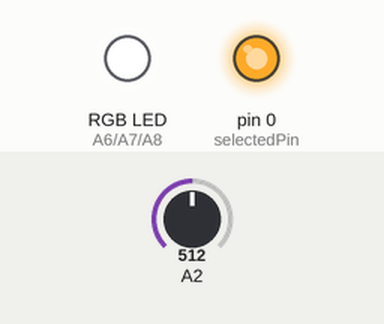
This sketch was run on a simulated Teensy 4. Shown: an RGB LED mixed from three pins (HIGH = lit), output pins drawn as LEDs (lit = HIGH). Dashed ring = blinking. Inputs (shaded band) come from the test bench; at power-on: A2 = 512. What the sketch prints to the serial monitor is not drawn.

Above: at 1.2 s.
1.3 s: A2 set to 716
At 1.5 s:
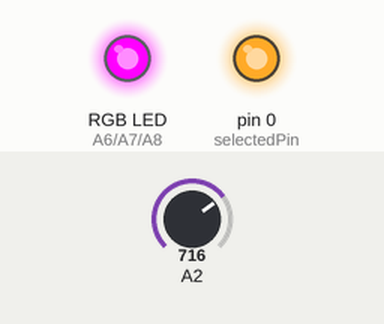
At 3.22 s:
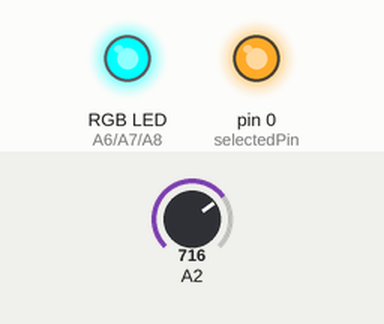
4.3 s: A2 set to 900
At 5.79 s:
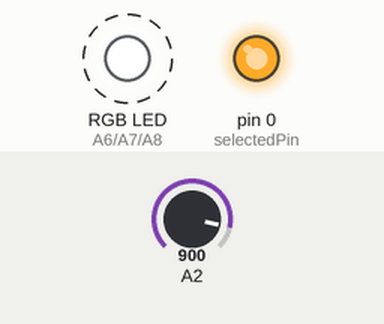
Timing chart, 0 to 13.3 s (numbered marks = the images above; inputs shaded):
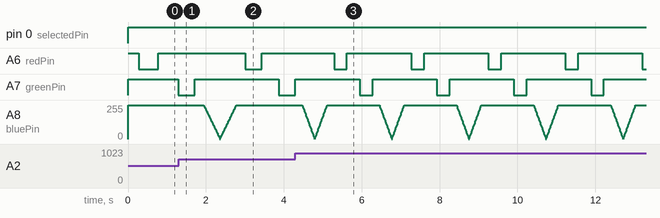

The sketch:

ADCfade.ino
```cpp
/* ADCfade, Lab 2 Section C Part 2
   Course: EE 474
   Names: Ryan Linden, Khalid Alzuhair, Brandon Ngo

   This code modifies the PWMtimer.ino
   sketch from Lab 2 Section C Part 1

   We incorporated our potentiometer
   to change the fade rate

   This was done by mapping the value of the
   potentiometer to a value between 0 and 10
   using map(). Afterwards, the mapped value was
   used to increment the the duty cycle: between 0
   (always off) and 255 (always on).

   The quicker or slower increment would change the
   fade rate accordingly.
*/

// Create an IntervalTimer object
IntervalTimer myTimer;

// Pinouts
const int redPin = 20;
const int greenPin = 21;
const int bluePin = 22;

// Value set by potentiometer
volatile int val;
volatile int valCopy;

void setup(void) {

    // Setup LEDs to be outputs
    pinMode(redPin, OUTPUT);
    pinMode(greenPin, OUTPUT);
    pinMode(bluePin, OUTPUT);
    // Turn off LEDS at start
    digitalWrite(redPin, HIGH);
    digitalWrite(greenPin, HIGH);
    digitalWrite(bluePin, HIGH);

    Serial.begin(9600);

    // Begin IntervalTimer
    myTimer.begin(fadeLED, 10000);  // fadeLED to run every 10us

}

volatile long fadeCount = 255; // use volatile for shared variables
volatile int fadeDir = 1; // 1 increments, -1 decrements
volatile int selectedPin = 0; // 0 is no pin selected, 20=red, 21=green, 22=blue

// Fades the led and changes color when done fading
void fadeLED(void) {

    // Sets delay between each loop
    // Delay value is set according to potentiometer
    // and multiplied by 10 due to use of delayMicroseconds
    // this results in a fade rates similiar to PWMtimer
    // delayMicroseconds(val*10);

    analogWrite(selectedPin, fadeCount);

    if (fadeCount >= 255) {
        fadeDir = fadeDir * -1;
        if (selectedPin == 0) {
            selectedPin = redPin;
        } else if (selectedPin == redPin) {
            selectedPin = greenPin;
            digitalWrite(redPin, HIGH);
        } else if (selectedPin == greenPin) {
            selectedPin = bluePin;
            digitalWrite(greenPin, HIGH);
        } else if (selectedPin == bluePin) {
            selectedPin = redPin;
            digitalWrite(bluePin, HIGH);
        }
    }
    else if (fadeCount <= 0) {
        fadeDir = fadeDir * -1;
    }

    val = analogRead(2);
    val = map(val, 0, 1023, 0, 10);
    fadeCount = fadeCount + (val * fadeDir);

}

// The main program will print the fade count
// to the Arduino Serial Monitor
void loop(void) {
    unsigned long fadeCopy;  // holds a copy of the fadeCount

    // to read a variable which the interrupt code writes, we
    // must temporarily disable interrupts, to be sure it will
    // not change while we are reading.  To minimize the time
    // with interrupts off, just quickly make a copy, and then
    // use the copy while allowing the interrupt to keep working.
    noInterrupts();
    fadeCopy = fadeCount;
    valCopy = val;
    interrupts();

    Serial.print("analog 2 is: ");
    Serial.println(valCopy*10);

    Serial.print("fadeCount = ");
    Serial.println(fadeCount);
}
```

Measured:
- after the input at 1.3 s, A7 (greenPin): LOW → HIGH after 0.42 s instead of 0.50 s
- by itself, A6 (redPin): alternates HIGH for 1.6 s and LOW for 0.33 s
